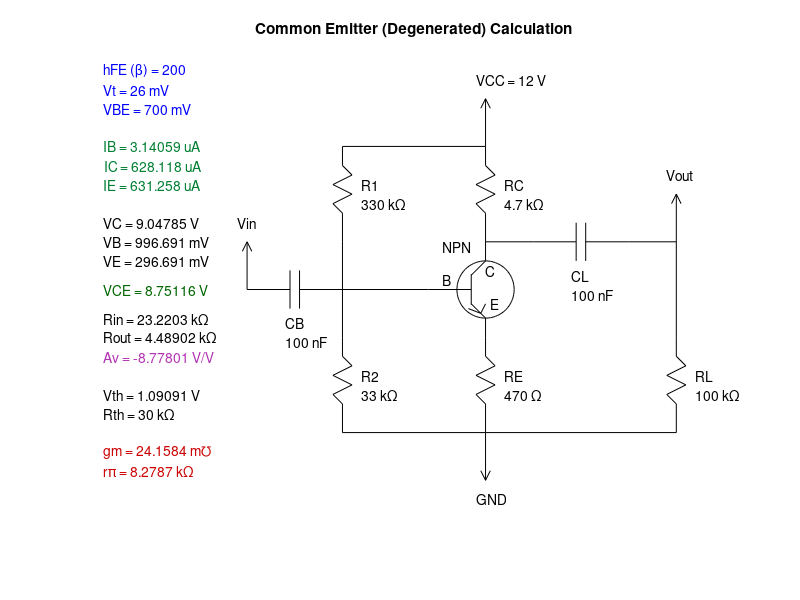

Write MATLAB code to recreate this figure.
% DC and AC Analysis of Common Emitter
% Emitter Degenerated BJT - NPN
% Amplifier Circuit 
% And Calculating Voltage Gain

pkg load matgeom;
clear; clc;

%---------- Transistor Parameters -----------%

hFE = 200;   % Current Gain (β)
Vt = 26e-3;  % 26 mV
VBE = 0.7; % V

%----------- Circuit Parameters ----------------%

VCC = 12;    % V

% Resistors

R1 = 330e3;  % bias resistor 1
R2 = 33e3;   % bias resistor 2
RC = 4.7e3;  % collector resistor
RE = 470;    % emitter resistor
RL = 100e3;  % load resistor

% Capacitors

CB = 100e-9;  % 100 nF
CL = 100e-9;  % 100 nF

%------------------ DC Analysis -------------------%

parallel_res = @(z) 1 / sum(1./z); % parallel resistors

Vth = (R2/(R1+R2)) * VCC;      % Thevenin Eq. Voltage
Rth = parallel_res([R1, R2]);  % Thevenin Eq. Resistance (R1//R2)

IB = (Vth-VBE) / (Rth + (hFE+1)*RE); % Base Current
IC = hFE * IB;                       % Collector Current
IE = IC + IB;                        % Emitter Current

VC = VCC - IC * RC;  % Collector Voltage
VE = RE * IE;        % Emitter Voltage
VB = VBE + VE;       % Base Voltage

VCE = VC - VE;       % Collector-Emitter Voltage

%-------------------- AC Analysis -------------------%

gm = IC/Vt;     % Transconductance
rPi = Vt/IB;    % rπ Resistance

% Voltage Gain
Av = -parallel_res([RC RL]) / ((1/gm) + RE);

% Input Impedance (rπ+(β+1)RE)//R1//R2
Rin = parallel_res([(rPi+(hFE+1)*RE), R1, R2]);

% Output Impedance (RC//RL)
Rout = parallel_res([RC RL]);

%%%%%%%%%%%%%%%  END OF CALCULATIONS  %%%%%%%%%%%%%%%%

%------------ Graph Drawing Functions ------------%

function draw_power(x, y, angle=90, label="")
    phi = sin(angle*pi/180);
    theta = cos(angle*pi/180);
    x2 = x + 5 * theta;
    y2 = y + 5 * phi;
    arrow = drawArrow([ x y x2 y2], 1, 1, 1);
    set(arrow.body, 'color', 'black');
    set(arrow.wing, 'color', 'black');
    if length(label) > 0
        tx = x + 7.5 * (theta) - 1;
        ty = y + 7 * phi;
        text(tx, ty, label);
    end
end

function draw_component(coordinates, x, y, angle=0)
    R = [
        cosd(angle) -sind(angle);
        sind(angle) cosd(angle)
    ];
    
    rot_points = coordinates * R;
    
    [rows, columns] = size(rot_points);
    
    rot_points(:,1) = rot_points(:,1) + x;
    rot_points(:,2) = rot_points(:,2) + y;
    
    points = [
        rot_points(1:2:rows,:) rot_points(2:2:rows,:)
    ];
    
    drawEdge(points, 'color', 'black');
end

function draw_npn(x, y, angle=0)
    coordinates = [
        [-6 0]; [-1.5 0];
        [-1.5 1.6]; [-1.5 -1.6];
        [-1.5 1.5]; [0 3];
        [0 3]; [0 5];
        [-1.5 -1.5]; [0 -3];
        [-0.5 -2.5]; [0 -1.5];
        [-0.5 -2.5]; [-1.8 -2];
        [0 -3]; [0 -5];
    ];
    
    drawCircle(x, y, 3, 'color', 'black');
    draw_component(coordinates, x, y, angle);
    
    text(x-4.5, y+4.5, "NPN");
    text(x, y+2, "C");
    text(x-4.5, y+1, "B");
    text(x+0.5, y-1.5, "E");
end

function [engstr] = num2eng(value, unit="")        
    if value == 0
        engstr = sprintf("%d %s", value, unit);
        return
    end
    
    ranges = "fpnum kMGTPE";
    range = 7;
    
    k1 = floor(log10(value));
    k2 = floor(k1 / 3);
    
    dispval = value / 10^(k2*3);
    
    if k2 >= -5 && k2 <= 6
        range_t = strtrim(ranges(k2+6));
        engstr = sprintf("%d %s%s", dispval, range_t, unit);
    else
        engstr = sprintf("%dx10^%d %s", dispval, k1, unit);
    end
end

function draw_resistor(x, y, angle=0, name="", value=0)
    coordinates = [
        [-5 0]; [-3 0];
        [-3 0]; [-2 1];
        [-2 1]; [-1 -1];
        [-1 -1]; [0 1];
        [0 1]; [1 -1];
        [1 -1]; [2 0]; 
        [2 0]; [5 0]
    ];
    
    draw_component(coordinates, x, y, angle);
    
    label = num2eng(value, "Ω");
    
    if angle == 0 || angle == 180
        if isempty(name)
            text(x-1, y-3.5, label);
        else
            text(x-1, y-2.5, name);
            text(x-1, y-4.5, label);
        end
    else
        if isempty(name)
            text(x+2, y, label);
        else
            text(x+2, y+1, name);
            text(x+2, y-1, label);
        end
    end
end

function draw_capacitor(x, y, angle=0, name="", value=0)
    coordinates = [
        [-0.5 -2]; [-0.5 2];
        [0.5 -2]; [0.5 2];
        [-0.5 0]; [-5 0];
        [0.5 0]; [5 0]
    ];
    
    draw_component(coordinates, x, y, angle);
    
    label = num2eng(value, "F");
    
    if length(label) > 0
        if angle == 0 || angle == 180
            if isempty(name)
                text(x-1, y-4.5, label)
            else
                text(x-1, y-3.5, name)
                text(x-1, y-5.5, label)
            end
        else
            if isempty(name)
                text(x+3, y, label)
            else
                text(x+3, y-1, label)
                text(x+3, y+1, label)
            end
        end
    end
end

function draw_wire(points)
    drawEdge(points, 'color', 'black');
end

function draw_info(x, y, name, value, unit, color='black')
    label = sprintf("%s = %s", name, num2eng(value, unit));
    text(x, y, label, 'color', color);
end

%------------- Drawing Circuit ---------------%

figure, hold on, axis equal;
axis([5 70 0 50]);
axis off;

title("Common Emitter (Degenerated) Calculation");

x_left = 20;     % left edge of circuit
y_top = 40;      % top edge of circuit

y_center = y_top - 15;
y_bottom = y_center - 15;

y_res_top = y_top - 5;  
y_res_center = y_res_top - 10;
y_res_bottom = y_res_center - 10;

x_center = x_left + 10;
x_right = x_center + 15;

draw_power(x_right, y_top, 90, sprintf("VCC = %d V", VCC));
draw_power(x_right, y_bottom, 270, "GND");
draw_power(x_left, y_center, 90, "Vin");
draw_power(x_right+20, y_res_top-5, 90, "Vout");

draw_npn(x_right, y_center);

draw_resistor(x_right, y_res_top, 90, "RC", RC);
draw_resistor(x_right, y_res_bottom, 90, "RE", RE);
draw_resistor(x_center, y_res_top, 90, "R1", R1);
draw_resistor(x_center, y_res_bottom, 90, "R2", R2);
draw_resistor(x_right + 20, y_bottom + 5, 90, "RL", RL);

draw_capacitor(x_center - 5, y_center, 0, "CB", CB);
draw_capacitor(x_right + 10, y_res_top - 5, 0, "CL", CL);

draw_wire([
    [x_center y_res_top-5 x_center y_res_bottom+5];
    [x_center y_top x_right y_top];
    [x_center y_bottom x_right y_bottom];
    [x_center y_center x_right-6 y_center ];
    [x_right y_bottom x_right+20 y_bottom];
    [x_right y_res_top-5 x_right+5 y_res_top-5];
    [x_right+15 y_res_top-5 x_right+20 y_res_top-5];
    [x_right+20 y_res_top-5 x_right+20 y_res_center-5]
]);

draw_info(5, 48, 'hFE (β)', hFE, '', 'blue');
draw_info(5, 46, 'Vt', Vt, 'V', 'blue');
draw_info(5, 44, 'VBE', VBE, 'V', 'blue');

draw_info(5, 40, 'IB', IB, 'A', [0 .5 .2]);
draw_info(5, 38, 'IC', IC, 'A', [0 .5 .2]);
draw_info(5, 36, 'IE', IE, 'A', [0 .5 .2]);

draw_info(5, 32, 'VC', VC, 'V');
draw_info(5, 30, 'VB', VB, 'V');
draw_info(5, 28, 'VE', VE, 'V');

draw_info(5, 25, 'VCE', VCE, 'V', [0 .4 0]);

draw_info(5, 22, 'Rin', Rin, 'Ω');
draw_info(5, 20, 'Rout', Rout, 'Ω');
draw_info(5, 18, 'Av', Av, 'V/V', [.7 .2 .7]);

draw_info(5, 14, 'Vth', Vth, 'V');
draw_info(5, 12, 'Rth', Rth, 'Ω');

draw_info(5, 8, 'gm', gm, '℧', [.8 0 0]);
draw_info(5, 6, 'rπ', rPi, 'Ω', [.8 0 0]);
